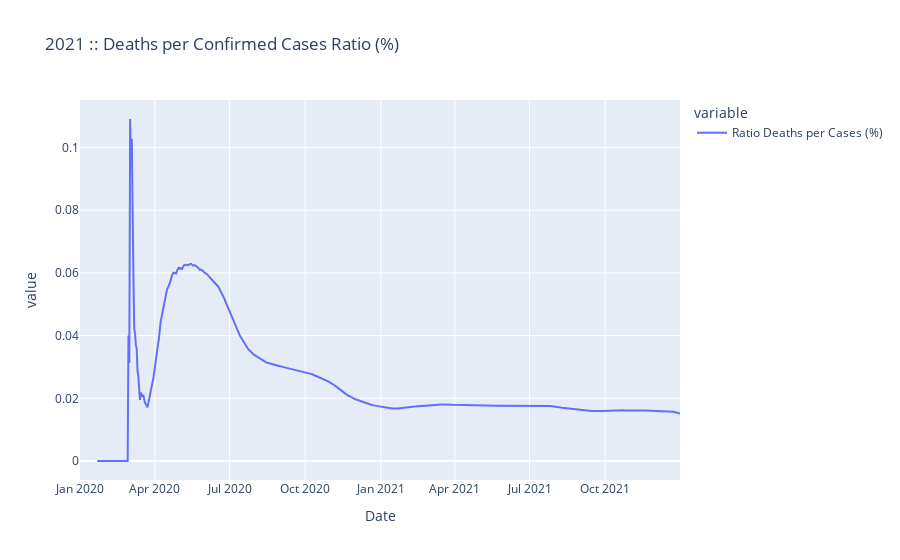

Notebook code cell kept with this figure:
### Code cell
# Identifying the highest death per confirmed case ratio, and which date it was
highest_death_per_case_ratio1 = oxford_data_master_2020_2021_df["Ratio Deaths per Cases (%)"].max()
date_highest_death_per_case_ratio1 = (oxford_data_master_2020_2021_df.loc[oxford_data_master_2020_2021_df["Ratio Deaths per Cases (%)"] == highest_death_per_case_ratio])["Date"]

# Identifying the lowest death per confirmed case ratio, and which date it was
lowest_death_per_case_ratio1 = oxford_data_master_2020_2021_df["Ratio Deaths per Cases (%)"].min()
date_lowest_death_per_case_ratio1 = (oxford_data_master_2020_2021_df.loc[oxford_data_master_2020_2021_df["Ratio Deaths per Cases (%)"] == lowest_death_per_case_ratio])["Date"]

# Printing the information for further analysis
print(f"Date with the highest deaths per cases ratio: ({highest_death_per_case_ratio1}) - {date_highest_death_per_case_ratio1}")
print(f"Date with the lowest deaths per cases ratio: ({lowest_death_per_case_ratio1}) - {date_lowest_death_per_case_ratio1}")
print(f"Impact of deaths per cases after vaccination started (2021): {(1-(lowest_death_per_case_ratio1/highest_death_per_case_ratio1))*100} %")

# Plottin the Data Frame
oxford_data_master_2020_2021_df.plot(x='Date', y=['Ratio Deaths per Cases (%)'], title="2021 :: Deaths per Confirmed Cases Ratio (%)")
# TO-DO: How to save this interactive file ?
# TO-DO: How to centralise the title ?
# TO-DO: How to rotate the xlabels ?

### Figure 1 — Plotly figure (JSON) as saved in the notebook; plotly's stock layout.template omitted (floating-point values rounded to 4 significant figures; data arrays with more than 128 entries replaced by an {"elided": "..."} marker saying what was removed)
{"data": [{"hovertemplate": "variable=Ratio Deaths per Cases (%)<br>Date=%{x}<br>value=%{y}<extra></extra>", "legendgroup": "Ratio Deaths per Cases (%)", "line": {"color": "#636efa", "dash": "solid"}, "marker": {"symbol": "circle"}, "mode": "lines", "name": "Ratio Deaths per Cases (%)", "orientation": "v", "showlegend": true, "type": "scatter", "x": {"elided": "731 str values"}, "xaxis": "x", "y": {"elided": "731 float values"}, "yaxis": "y"}], "layout": {"legend": {"title": {"text": "variable"}, "tracegroupgap": 0}, "title": {"text": "2021 :: Deaths per Confirmed Cases Ratio (%)"}, "xaxis": {"anchor": "y", "domain": [0, 1], "title": {"text": "Date"}}, "yaxis": {"anchor": "x", "domain": [0, 1], "title": {"text": "value"}}}}
